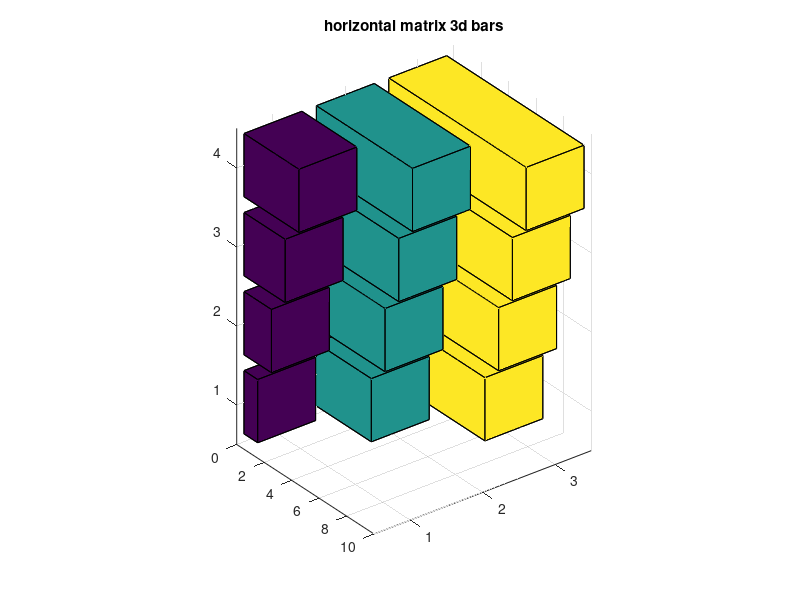

Reproduce this figure in MATLAB. (Note: this script raises an error after producing the figure.)
%=============================================================================
% Copyright (c) 2016-present Allan CORNET (Nelson)
%=============================================================================
% This file is part of Nelson.
%=============================================================================
% LICENCE_BLOCK_BEGIN
% SPDX-License-Identifier: LGPL-3.0-or-later
% LICENCE_BLOCK_END
%=============================================================================
% <--ADV-CLI MODE-->
%=============================================================================

close all;
%=============================================================================
f = figure('Visible', 'on', 'Position', [100 100 620 460], 'Color', [1 1 1]);
axes('Parent', f);
y = [1 4 7; 2 5 8; 3 6 9; 4 7 10];
bar3h(y);
title('horizontal matrix 3d bars');
drawnow();
%=============================================================================
asserts.istrue(isgraphics(f, 'figure'));
asserts.isequal(f.Type, 'figure');
asserts.isequal(char(f.Visible), 'on');
asserts.isequal(f.Color, [1 1 1]);
axesHandles = findobj(f, 'Type', 'axes');
asserts.isequal(numel(axesHandles), 1);
for k = 1:numel(axesHandles)
  asserts.isequal(axesHandles(k).Type, 'axes');
  asserts.isequal(axesHandles(k).Parent, f);
end
surfaceObjects = findobj(f, 'Type', 'surface');
asserts.isequal(numel(surfaceObjects), 3);
asserts.istrue(all(isgraphics(surfaceObjects, 'surface')));
for k = 1:numel(surfaceObjects)
  asserts.isequal(surfaceObjects(k).Type, 'surface');
end
close(f);
close all;
%=============================================================================
